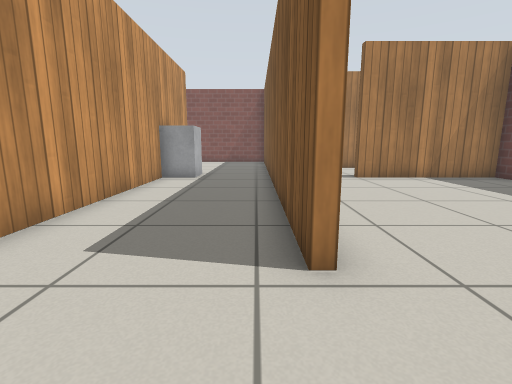
view 1 (above)

16 first-person views from a walk through a robot-simulator world made for Gazebo. The camera is 0.68 m above the floor, tilts 10° down and sees 85° across. The floor is counted in squares, 0.5 m on a side. Each view is taken from the middle of a square. On the plan, view 1 faces up. The plan holds only what a view shows up to about 13 squares ahead; the rest is blank. Gazebo's built-in surfaces are drawn with simple patterns.

view 2
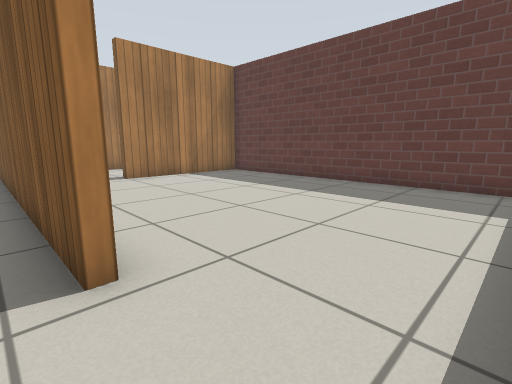

view 3
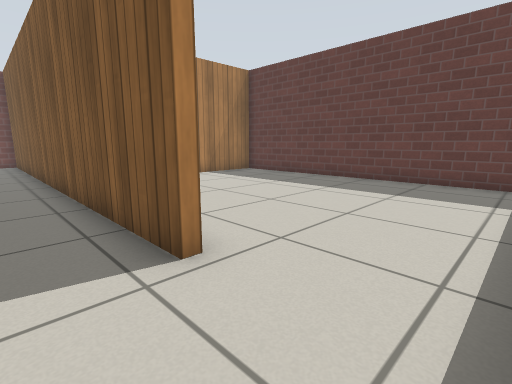

view 4
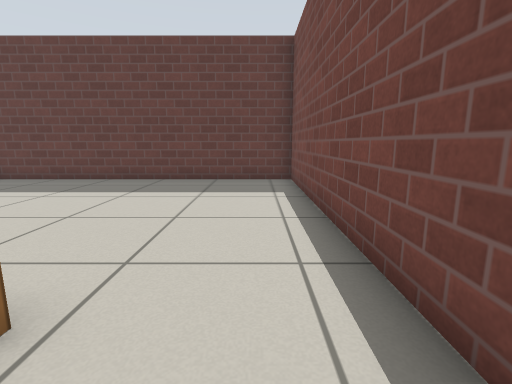

view 5
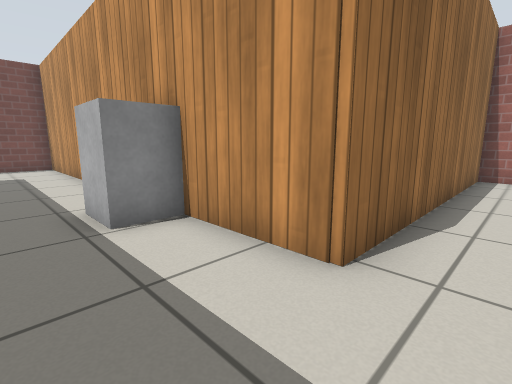

view 6
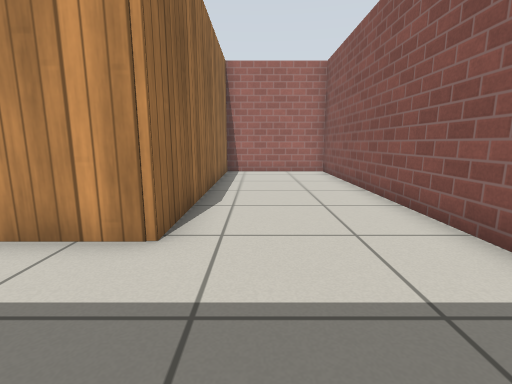

view 7
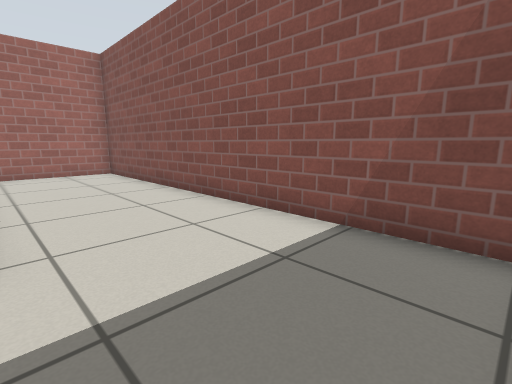

view 8
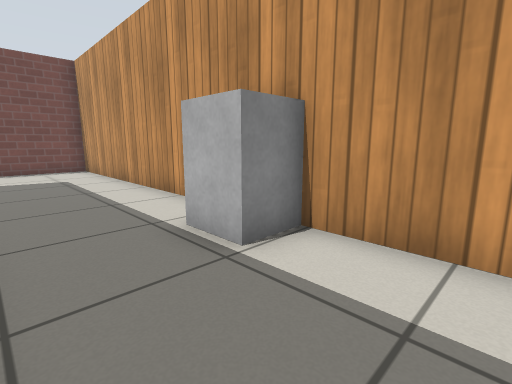

view 9
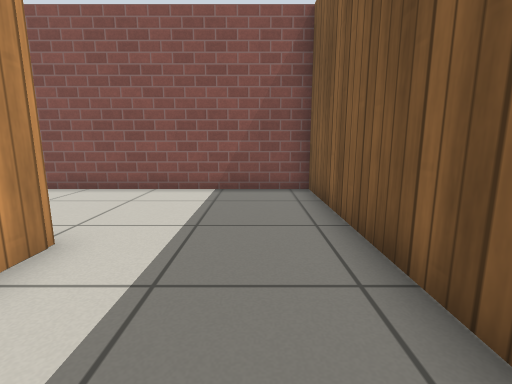

view 10
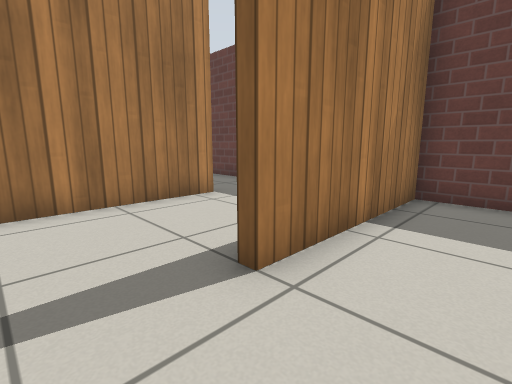

view 11
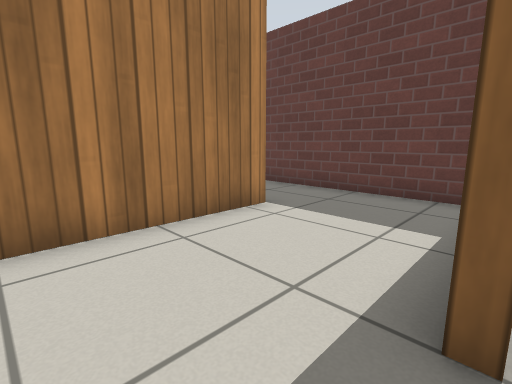

view 12
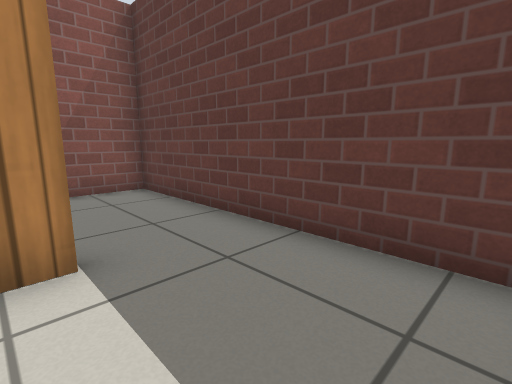

view 13
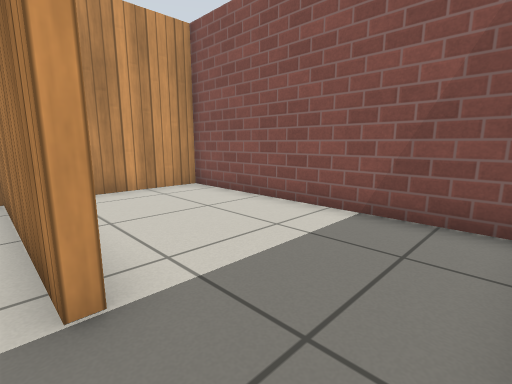

view 14
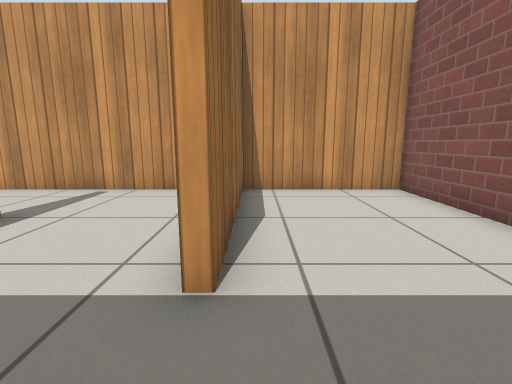

view 15
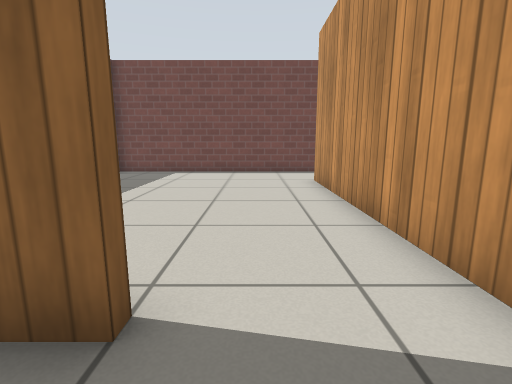

view 16
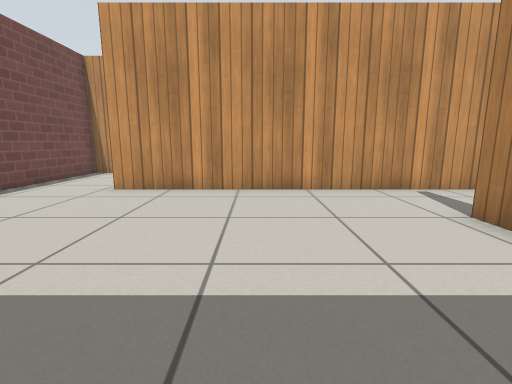

### Floor plan
Ten units are one square. View 1 is at (0, 0); x grows to the right and y downward. Boxes are objects, and circles mark ways between rooms. Rooms are numbered by the first view taken in them; rooms with no view inside come last. Other rooms are left out.
<svg viewBox="-139 -207 239 215">
<path fill="none" stroke="#000" d="M6 -28 6 -202 -134 -202 -134 -156 -37 -156 -37 3 15 3M15 3 95 3 95 -110 40 -110M9 -106 9 -28M40 -110 40 -113 48 -113M68 -153 9 -153M9 -138 9 -106M95 -120 95 -155M95 -155 95 -202 9 -202 9 -156 68 -156"/>
<rect x="-35" y="-125" width="10" height="20" fill="#bbb"><title>grey box</title></rect>
<circle cx="10" cy="-10" r="3" fill="#2a7"/>
<circle cx="25" cy="-110" r="3" fill="#2a7"/>
<circle cx="80" cy="-160" r="3" fill="#2a7"/>
<text x="-30" y="-120">1</text>
<text x="50" y="-50">2</text>
<text x="50" y="-130">3</text>
<text x="60" y="-180">4</text>
</svg>
Room 1 opens to room 2. Room 2 opens to room 3. Room 3 opens to room 4.

Where each view was taken, in squares from view 1:
view 1: 0 up, 0 right, facing up
view 2: 0 up, 0 right, facing up-right
view 3: 0 up, 1 left, facing up-right
view 4: 1 up, 1 left, facing right
view 5: 17 up, 1 left, facing down-left
view 6: 17 up, 0 right, facing left
view 7: 16 up, 0 right, facing up-left
view 8: 15 up, 0 right, facing down-left
view 9: 12 up, 1 left, facing up
view 10: 9 up, 2 right, facing up-right
view 11: 11 up, 2 right, facing up-right
view 12: 12 up, 6 right, facing up-right
view 13: 15 up, 9 right, facing up-left
view 14: 16 up, 9 right, facing left
view 15: 13 up, 3 right, facing down
view 16: 7 up, 9 right, facing left
